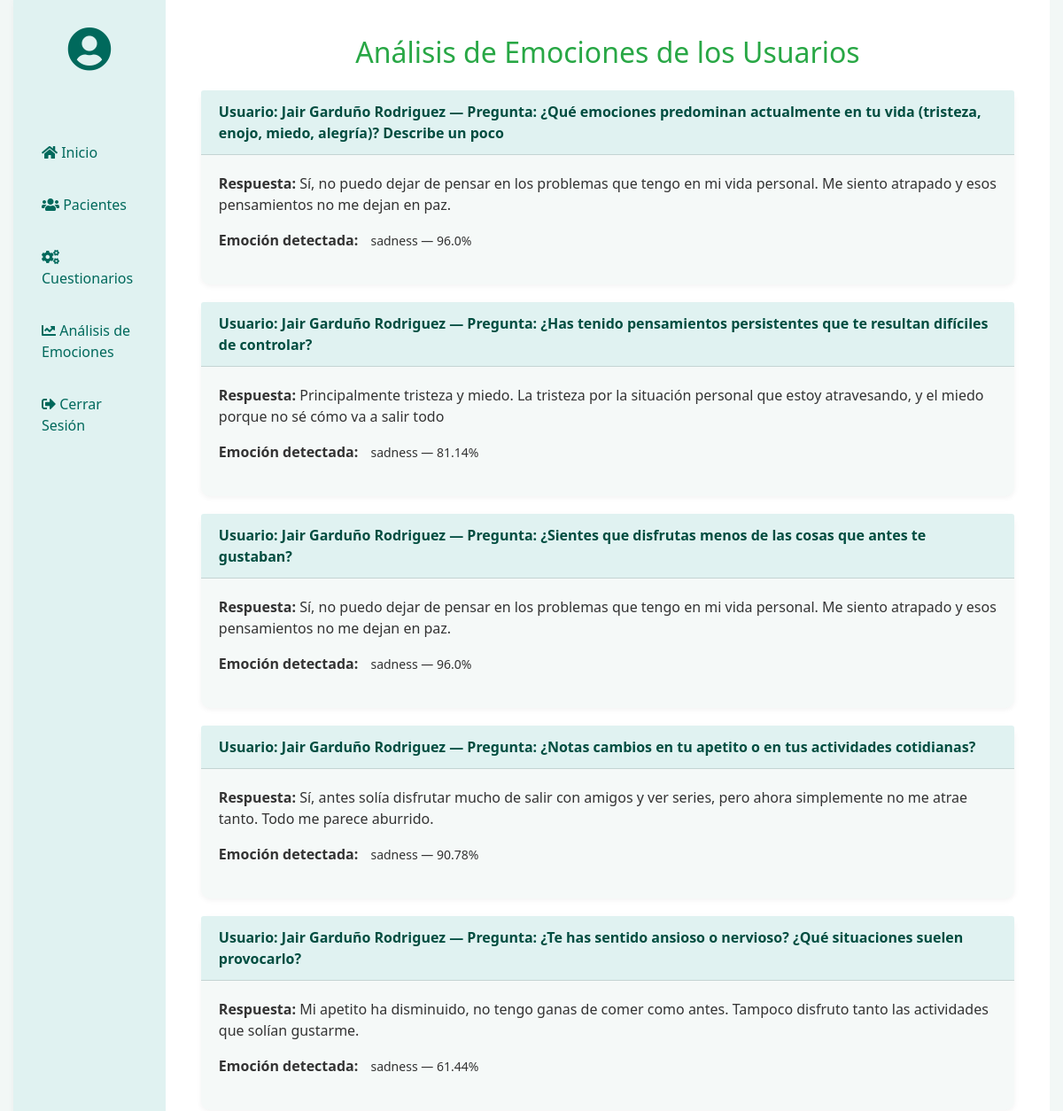
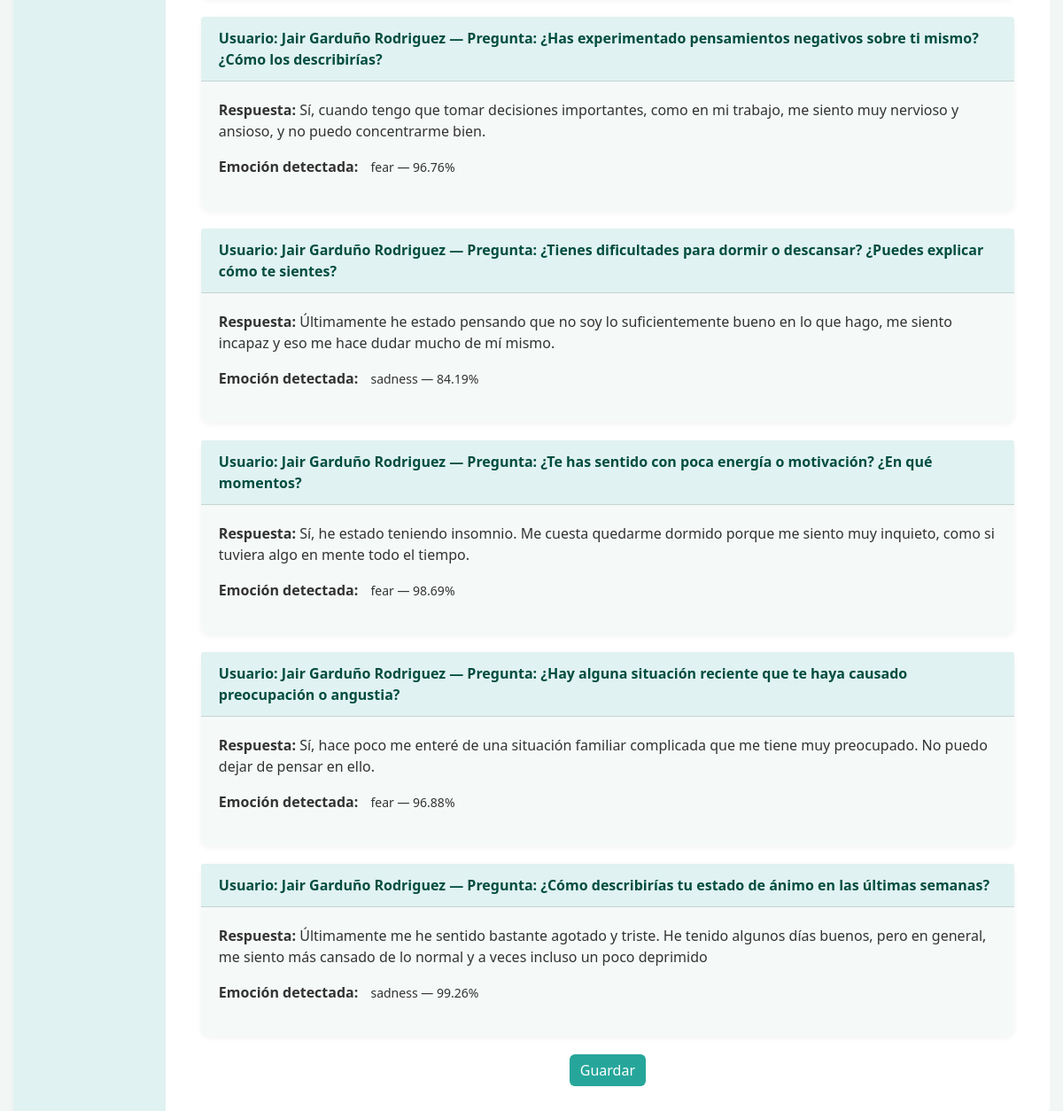
/alithor/analisis_emociones/, run on the app's committed database (2 pictures, top to bottom).
### alithor/models.py (models this page shows, shortened)
class Respuesta(models.Model):
    usuario = models.ForeignKey(Usuario, on_delete=models.CASCADE)
    pregunta = models.ForeignKey(Pregunta, on_delete=models.CASCADE)
    texto_respuesta = models.TextField()
    fecha_creado = models.DateTimeField(auto_now_add=True)

class Usuario(models.Model):
    nombre = models.CharField(max_length=100)
    apellido = models.CharField(max_length=100)
    numero_empleado = models.CharField(max_length=20)
    correo = models.EmailField(unique=True)
    contrasena = models.CharField(max_length=255)
    rol = models.CharField(max_length=50)
    status = models.CharField(max_length=50)
    creado_en = models.DateTimeField(auto_now_add=True)

class Pregunta(models.Model):
    texto_pregunta = models.TextField()
    tipo_pregunta = models.CharField(max_length=50, blank=True, null=True)
    creado_en = models.DateTimeField(auto_now_add=True)

class EmocionDetectada(models.Model):
    respuesta = models.ForeignKey(Respuesta, on_delete=models.CASCADE)
    diagnostico = models.ForeignKey(Diagnostico, on_delete=models.SET_NULL, null=True, blank=True)  # NUEVO
    emocion = models.CharField(max_length=50)
    nivel_confianza = models.FloatField()
    descripcion = models.TextField(blank=True, null=True)
    creado_en = models.DateTimeField(auto_now_add=True)

### alithor/views.py (the view)
# urls.py: path('analisis_emociones/', views.AnalisisEmocionesView.as_view(), name='analisis_emociones'),
class AnalisisEmocionesView(View):
    def get(self, request):
        respuestas = Respuesta.objects.select_related('usuario', 'pregunta').order_by('-fecha_creado')
        context = {
            'respuestas': respuestas,
        }
        return render(request, 'analisis_emociones.html', context)

### templates/analisis_emociones.html (shortened to what this page needs)
<!DOCTYPE html>
<html lang="es">
<head>
  <link href="https://stackpath.bootstrapcdn.com/bootstrap/4.5.2/css/bootstrap.min.css" rel="stylesheet">
  <link href="https://cdnjs.cloudflare.com/ajax/libs/font-awesome/5.15.4/css/all.min.css" rel="stylesheet">
</head>
<body>
  <div class="container-fluid">
    <div class="sidebar">
      <div class="user-info">
        <i class="fas fa-user-circle"></i>
        <p>{{ nombre }} {{ apellido }}<br>{{ rol }}</p>
      </div>
      <a href="{% url 'alithor:dashboard' %}"><i class="fas fa-home"></i> Inicio</a>
      <a href="{% url 'alithor:usuarios' %}"><i class="fas fa-users"></i> Pacientes</a>
      <a href="{% url 'alithor:cuestionarios' %}"><i class="fas fa-cogs"></i> Cuestionarios</a>
      <a href="{% url 'alithor:analisis_emociones' %}"><i class="fas fa-chart-line"></i> Análisis de Emociones</a>
      <a href="#"><i class="fas fa-sign-out-alt"></i> Cerrar Sesión</a>
    </div>
    <div class="main-content">
      <h2 class="mb-4 text-center text-success">Análisis de Emociones de los Usuarios</h2>
      <form id="analisisForm">
        {% for respuesta in respuestas %}
          <div class="card">
            <div class="card-header">
              Usuario: {{ respuesta.usuario.nombre }} {{ respuesta.usuario.apellido }} — Pregunta: {{ respuesta.pregunta.texto_pregunta }}
            </div>
            <div class="card-body">
              <p><strong>Respuesta:</strong> {{ respuesta.texto_respuesta }}</p>
              {% if respuesta.emociondetectada_set.all %}
                {% for emocion in respuesta.emociondetectada_set.all %}
                  <p><strong>Emoción detectada:</strong>
                    <span class="badge badge-emocion badge-{{ emocion.emocion|lower }}">
                      {{ emocion.emocion }} — {{ emocion.nivel_confianza }}%
                    </span>
                  </p>
                {% endfor %}
              {% else %}
                <p><strong>Emoción aún no analizada.</strong></p>
              {% endif %}
            </div>
          </div>
        {% empty %}
          <p>No hay respuestas aún para analizar.</p>
        {% endfor %}
        <div class="text-center">
          <button type="submit" class="btn btn-primary">Guardar</button>
        </div>
      </form>
    </div>
  </div>
</body>
</html>

### templates/analisis_emociones.html (style rules this page uses)
body { background-color: #f2f7f6; color: #333; font-family: 'Segoe UI', sans-serif; margin: 0; height: 100vh; display: flex; }
.container-fluid { display: flex; height: 100%; width: 100%; }
.sidebar { width: 250px; background-color: #e0f2f1; padding: 30px 20px; display: flex; flex-direction: column; box-shadow: 2px 0 10px rgba(0, 0, 0, 0.05); }
.sidebar a { color: #00695c; margin-bottom: 15px; text-decoration: none; border-radius: 6px; padding: 10px 12px; font-weight: 500; }
.sidebar .user-info { text-align: center; margin-bottom: 30px; }
.sidebar .user-info i { font-size: 50px; color: #00695c; }
.main-content { flex-grow: 1; padding: 40px; background-color: #ffffff; overflow-y: auto; }
.btn-primary { background-color: #26a69a; border: none; border-radius: 6px; }
.card { margin-bottom: 20px; border: none; border-radius: 10px; background-color: #f5f9f8; box-shadow: 0 2px 6px rgba(0,0,0,0.05); }
.card-header { background-color: #e0f2f1; font-weight: 600; color: #004d40; }
.badge-emocion { font-size: 14px; padding: 6px 10px; border-radius: 6px; font-weight: 500; }

### data on the page
Respuesta: usuario.nombre "Jair", usuario.apellido "Garduño Rodriguez", pregunta.texto_pregunta "¿Qué emociones predominan actualmente en tu vida (tristeza, enojo, miedo, alegría)? Describe un poco", texto_respuesta "Sí, no puedo dejar de pensar en los problemas que tengo en mi vida personal. Me siento atrapado y esos pensamientos no me dejan en paz."
EmocionDetectada: emocion "sadness", nivel_confianza "96.0"
Respuesta: usuario.nombre "Jair", usuario.apellido "Garduño Rodriguez", pregunta.texto_pregunta "¿Has tenido pensamientos persistentes que te resultan difíciles de controlar?", texto_respuesta "Principalmente tristeza y miedo. La tristeza por la situación personal que estoy atravesando, y el miedo porque no sé cómo va a salir todo"
EmocionDetectada: emocion "sadness", nivel_confianza "81.14"
Respuesta: usuario.nombre "Jair", usuario.apellido "Garduño Rodriguez", pregunta.texto_pregunta "¿Sientes que disfrutas menos de las cosas que antes te gustaban?", texto_respuesta "Sí, no puedo dejar de pensar en los problemas que tengo en mi vida personal. Me siento atrapado y esos pensamientos no me dejan en paz."
EmocionDetectada: emocion "sadness", nivel_confianza "96.0"
Respuesta: usuario.nombre "Jair", usuario.apellido "Garduño Rodriguez", pregunta.texto_pregunta "¿Notas cambios en tu apetito o en tus actividades cotidianas?", texto_respuesta "Sí, antes solía disfrutar mucho de salir con amigos y ver series, pero ahora simplemente no me atrae tanto. Todo me parece aburrido."
EmocionDetectada: emocion "sadness", nivel_confianza "90.78"
Respuesta: usuario.nombre "Jair", usuario.apellido "Garduño Rodriguez", pregunta.texto_pregunta "¿Te has sentido ansioso o nervioso? ¿Qué situaciones suelen provocarlo?", texto_respuesta "Mi apetito ha disminuido, no tengo ganas de comer como antes. Tampoco disfruto tanto las actividades que solían gustarme."
EmocionDetectada: emocion "sadness", nivel_confianza "61.44"
Respuesta: usuario.nombre "Jair", usuario.apellido "Garduño Rodriguez", pregunta.texto_pregunta "¿Has experimentado pensamientos negativos sobre ti mismo? ¿Cómo los describirías?", texto_respuesta "Sí, cuando tengo que tomar decisiones importantes, como en mi trabajo, me siento muy nervioso y ansioso, y no puedo concentrarme bien."
EmocionDetectada: emocion "fear", nivel_confianza "96.76"
Respuesta: usuario.nombre "Jair", usuario.apellido "Garduño Rodriguez", pregunta.texto_pregunta "¿Tienes dificultades para dormir o descansar? ¿Puedes explicar cómo te sientes?", texto_respuesta "Últimamente he estado pensando que no soy lo suficientemente bueno en lo que hago, me siento incapaz y eso me hace dudar mucho de mí mismo."
EmocionDetectada: emocion "sadness", nivel_confianza "84.19"
Respuesta: usuario.nombre "Jair", usuario.apellido "Garduño Rodriguez", pregunta.texto_pregunta "¿Te has sentido con poca energía o motivación? ¿En qué momentos?", texto_respuesta "Sí, he estado teniendo insomnio. Me cuesta quedarme dormido porque me siento muy inquieto, como si tuviera algo en mente todo el tiempo."
EmocionDetectada: emocion "fear", nivel_confianza "98.69"
Respuesta: usuario.nombre "Jair", usuario.apellido "Garduño Rodriguez", pregunta.texto_pregunta "¿Hay alguna situación reciente que te haya causado preocupación o angustia?", texto_respuesta "Sí, hace poco me enteré de una situación familiar complicada que me tiene muy preocupado. No puedo dejar de pensar en ello."
EmocionDetectada: emocion "fear", nivel_confianza "96.88"
Respuesta: usuario.nombre "Jair", usuario.apellido "Garduño Rodriguez", pregunta.texto_pregunta "¿Cómo describirías tu estado de ánimo en las últimas semanas?", texto_respuesta "Últimamente me he sentido bastante agotado y triste. He tenido algunos días buenos, pero en general, me siento más cansado de lo normal y a veces incluso un poco deprimido"
EmocionDetectada: emocion "sadness", nivel_confianza "99.26"
